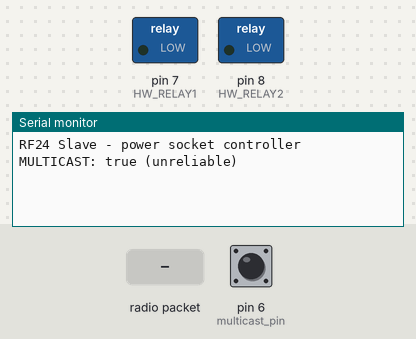
The sketch below on a simulated Arduino Uno, built with avr-gcc and run on an emulated ATmega328P. Shown: switched loads named in the sketch (green lamp = pin HIGH), the last lines printed to the serial monitor. The test bench sets the inputs (shaded band); at power-on: pin 6 (multicast_pin) HIGH. No radio packets arrive unless stated.

Above: at 1.2 s.
1.3 s: radio packet "activate" arrives
At 2.5 s:
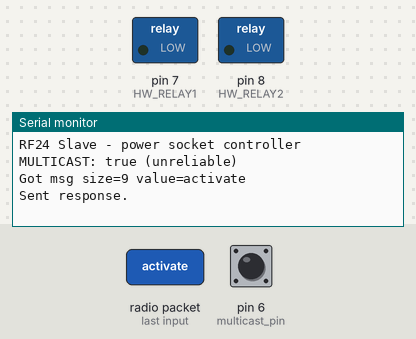
2.8 s: radio packet "h" arrives
At 3.7 s:
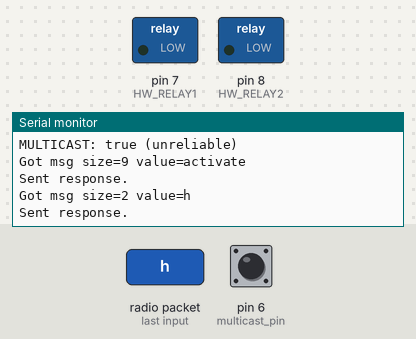
4.3 s: radio packet "min" arrives
At 4.8 s:
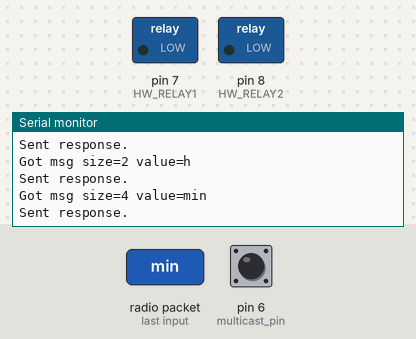

The sketch:

pingpair_multi_dyn.ino
```cpp
// (licence header left out)
/**
 * This is a RF24 slave. The hardware is supposed to switch a relay on
 * and off according to the RF24 master. In this sketch, we make the mc
 * listens for specific commands, possibly responds with an enquiry, and
 * obeys what the master is asking.
 *
 * More specifically this will be a "schedulable" power plug, the master
 * can tell the slave when to turn on or off the plug. The slave can also
 * be programmed to turn on within a timeframe, e.g. turn on in 2h15min.
 *
 * For my use I programmed the following commands:
 * 0 - stop  : deactivate the relay(s) and reinitialize all variables.
 *
 * 1 - start : turn on the relays after X time. This command requires an
 *             extra exchange of messages where the master tells how
 *             much time must pass before switching the relay.
 *             In practice this will look like this crude interaction
 *             diagram:
 *             Master  | Slave
 *             start -->
 *                     <-- schedule
 *             12h   -->
 *                     <-- starting in 12h

 * 2 - status: master wants to know the current state of relays and wait
 *             time.
 *
 * This is an example of how to use payloads of a varying (dynamic) size.
 */

#include <SPI.h>
#include "RF24.h"

//
// Hardware configuration
//
// Set up nRF24L01 radio on SPI bus plus pins 8 & 9
RF24 radio(9,10);

// Use multicast?
// sets the multicast behavior this unit in hardware.  Connect to GND to use unicast
// Leave open (default) to use multicast.
const int multicast_pin = 6 ;

// sets the role of this unit in hardware.  Connect to GND to be the 'pong' receiver
// Leave open to be the 'ping' transmitter
const int role_pin = 7;
bool multicast = true ;

//
// Topology
//
// Radio pipe addresses for the 2 nodes to communicate.
const uint64_t pipes[2] = { 0xEEFAFDFDEELL, 0xEEFDFAF50DFLL };


//
// Controller stuff (actual business of this node)
//
long schedule1 = 0,schedule2 = 0;    // hold the amount of time in seconds until activation
bool relay1 = false, relay2 = false;  // activation state of relay number 2
#define HW_RELAY1 7
#define HW_RELAY2 8


void setup(void)
{
  pinMode(HW_RELAY1, OUTPUT);
  pinMode(HW_RELAY2, OUTPUT);
  digitalWrite(HW_RELAY1, LOW);
  digitalWrite(HW_RELAY2, LOW);
  //
  // Multicast
  //
  pinMode(multicast_pin, INPUT_PULLUP);
  delay( 20 ) ;

  // read multicast role, LOW for unicast
  if( digitalRead( multicast_pin ) )
    multicast = true ;
  else
    multicast = false ;


  //
  // Print preamble
  //
  Serial.begin(115200);
  Serial.println(F("RF24 Slave - power socket controller"));
  Serial.print(F("MULTICAST: "));
  Serial.println(multicast ? F("true (unreliable)") : F("false (reliable)"));

  //
  // Setup and configure rf radio
  //
  radio.begin();
  radio.enableDynamicPayloads();
  radio.setCRCLength( RF24_CRC_16 ) ;
  // optionally, increase the delay between retries & # of retries
  radio.setRetries( 15, 5 ) ;
  radio.setAutoAck( true ) ;
  //radio.setPALevel( RF24_PA_LOW ) ;

  //
  // Open pipes to other nodes for communication
  //
  // This simple sketch opens two pipes for these two nodes to communicate
  // back and forth.
  // Open 'our' pipe for writing
  // Open the 'other' pipe for reading, in position #1 (we can have up to 5 pipes open for reading)
  //if ( role == role_ping_out )
  {
    radio.openWritingPipe(pipes[0]);
    radio.openReadingPipe(1,pipes[1]);
  }
  //else
  {
    radio.openWritingPipe(pipes[1]);
    radio.openReadingPipe(1,pipes[0]);
  }

  //
  // Dump the configuration of the rf unit for debugging
  //
  radio.printDetails();

  //
  // Start listening
  //
  radio.powerUp() ;
  radio.startListening();
}

void loop(void)
{
  /*//
  // Ping out role.  Repeatedly send the current time
  //

  if (role == role_ping_out)
  {
    // The payload will always be the same, what will change is how much of it we send.
    static char send_payload[] = "ABCDEFGHIJKLMNOPQRSTUVWXYZ789012";

    // First, stop listening so we can talk.
    radio.stopListening();

    // Take the time, and send it.  This will block until complete
    Serial.print(F("Now sending length "));
    Serial.println(next_payload_size);
    radio.write( send_payload, next_payload_size, multicast );

    // Now, continue listening
    radio.startListening();

    // Wait here until we get a response, or timeout
    unsigned long started_waiting_at = millis();
    bool timeout = false;
    while ( ! radio.available() && ! timeout )
      if (millis() - started_waiting_at > 500 )
        timeout = true;

    // Describe the results
    if ( timeout )
    {
       Serial.println(F("Failed, response timed out."));
    }
    else
    {
      // Grab the response, compare, and send to debugging spew
      uint8_t len = radio.getDynamicPayloadSize();
      radio.read( receive_payload, len );

      // Put a zero at the end for easy printing
      receive_payload[len] = 0;

      // Spew it
      Serial.print(F("Got response size="));
      Serial.print(len);
      Serial.print(F(" value="));
      Serial.println(receive_payload);
    }

    // Update size for next time.
    next_payload_size += payload_size_increments_by;
    if ( next_payload_size > max_payload_size )
      next_payload_size = min_payload_size;

    // Try again 1s later
    delay(250);
  }

  //
  // Pong back role.  Receive each packet, dump it out, and send it back
  //
  if ( role == role_pong_back )*/
  {
    // if there is data ready
    if ( radio.available() )
    {
      // Dump the payloads until we've gotten everything
      bool done = false;
      uint8_t len = 0;
      String s1;
      while (radio.available())
      {
        // Fetch the payload, and see if this was the last one.
      	len = radio.getDynamicPayloadSize();
        char* rx_data = NULL;
        rx_data = (char*)calloc(len, sizeof(char));
        radio.read( rx_data, len );

      	// Put a zero at the end for easy printing
        rx_data[len] = 0;

      	// Spew it
        Serial.print(F("Got msg size="));
        Serial.print(len);
        Serial.print(F(" value="));
        Serial.println(rx_data);

        s1 = String(rx_data);
        free(rx_data);
      }


      if (s1.indexOf("activate")>=0)
      {
        /*char query[] = "schedule1";
        if (queryInteger(query, 8, schedule1))
          s1 = " schedule1:" + String(schedule1);
        char query2[] = "schedule1";
        if (queryInteger(query2, 8, schedule2))
          s1 = " schedule2:" + String(schedule2);*/
        String sched = s1.substring(s1.indexOf(" ")+1);
        int i1 = 0;
        if (sched.indexOf("h")>=0)
        {
          i1 = sched.substring(0, sched.indexOf("h")).toInt()*3600;
          sched = sched.substring(sched.indexOf("h")+1);
        }
        if (sched.indexOf("min")>=0)
        {
          i1 = sched.substring(0, sched.indexOf("min")).toInt()*60;
        }
        if (s1.indexOf("activate1")>=0)
          schedule1 = i1;
        else if (s1.indexOf("activate2")>=0)
          schedule2 = i1;
      }
      else if (s1.indexOf("stop")>=0)
      {
        relay1 = false;
        relay2 = false;
        digitalWrite(HW_RELAY1, LOW);
        digitalWrite(HW_RELAY2, LOW);
        schedule1 = 0;
        schedule2 = 0;
        s1 = "stopped";
      }
      else if (s1.indexOf("status")>=0)
        s1 = "Relay1:" + String((relay1?"ON":"OFF")) + String(" Relay2:") + String((relay2?"ON":"OFF")) + String(" Schedule:") + String(schedule1)  + String(" Schedule:") + String(schedule2) ;
      else
        s1 = "You fail.";

      // convert the response string into a char[]
      len = s1.length();
      char rt_data[len];
      s1.toCharArray(rt_data, len);

      // First, stop listening so we can talk
      radio.stopListening();

      // Send the final one back.
      radio.write( rt_data, len, multicast );
      Serial.println(F("Sent response."));

      // Now, resume listening so we catch the next packets.
      radio.startListening();
    }
  }

  if (schedule1 > 0 && ( millis() <= schedule1*1000 ) )
  {
    relay1 = true;
  }

  if (schedule2 > 0 && ( millis() <= schedule2*1000 ) )
  {
    relay2 = true;
  }
}

/*
 * This function sends out a message (theQuery) and expects
 * to receive a response with a number (return value).
 * It expects the radio be not in listening mode.
 * It will send the query, wait for 500ms, and return.
 *//*
bool queryInteger(char theQuery[], int queryLength, long& returnValue)
{
  radio.write( theQuery, queryLength, multicast );

  // Now, continue listening
  radio.startListening();

  // Wait here until we get a response, or timeout
  unsigned long started_waiting_at = millis();
  bool timeout = false;
  while ( ! radio.available() && ! timeout )
    if (millis() - started_waiting_at > 500 )
      timeout = true;

  // Describe the results
  if ( timeout )
  {
     Serial.println(F("Failed, response timed out."));
     return false;
  }
  else
  {
    // Fetch the payload, and see if this was the last one.
    uint8_t len = radio.getDynamicPayloadSize();
    char* rx_data = NULL;
    rx_data = (char*)calloc(len, sizeof(char));
    radio.read( rx_data, len );

    // Put a zero at the end for easy printing
    rx_data[len] = 0;

    // Spew it
    Serial.print(F("Got msg size="));
    Serial.print(len);
    Serial.print(F(" value="));
    Serial.println(rx_data);

    String text(rx_data);
    free(rx_data);
    returnValue = text.toInt();
  }
  return true;
}
*/
```

Measured:
- after the input at 1.3 s, the serial monitor: prints a new line at once (image 1)
- after the input at 2.8 s, the serial monitor: prints a new line at once (image 2)
- after the input at 4.3 s, the serial monitor: prints a new line at once (image 3)
